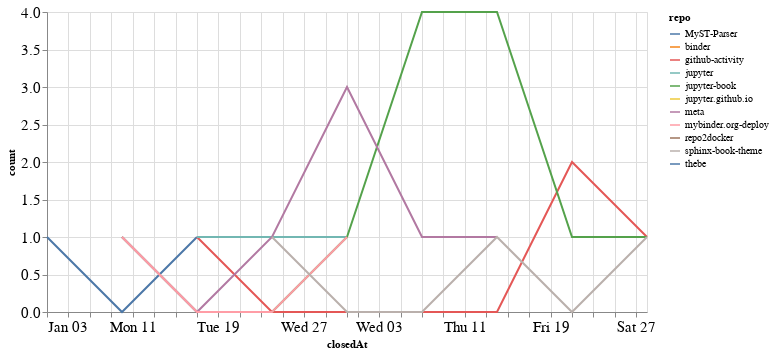

Notebook code cell kept with this figure:
### Code cell
closed_by_time = closed_by.groupby('repo').resample('W', on='closedAt').count()['author'].reset_index()
closed_by_time = closed_by_time.rename(columns={'author': 'count'})

alt.Chart(closed_by_time, width=600).mark_line().encode(
    x='closedAt',
    y='count',
    color='repo',
    tooltip="repo"
)

### Figure 1 — Vega-Lite specification as saved in the notebook (floating-point values rounded to 4 significant figures)
{"config": {"axisLeft": {"labelFontSize": 15}, "axisBottom": {"labelFontSize": 15}}, "data": {"name": "data-5b7968cfcff1cd145bfe731e46706f51"}, "mark": "line", "encoding": {"color": {"type": "nominal", "field": "repo"}, "tooltip": {"type": "nominal", "field": "repo"}, "x": {"type": "temporal", "field": "closedAt"}, "y": {"type": "quantitative", "field": "count"}}, "width": 600, "$schema": "https://vega.github.io/schema/vega-lite/v4.8.1.json", "datasets": {"data-5b7968cfcff1cd145bfe731e46706f51": [{"repo": "MyST-Parser", "closedAt": "2021-01-03T00:00:00", "count": 1}, {"repo": "MyST-Parser", "closedAt": "2021-01-10T00:00:00", "count": 0}, {"repo": "MyST-Parser", "closedAt": "2021-01-17T00:00:00", "count": 1}, {"repo": "binder", "closedAt": "2021-01-31T00:00:00", "count": 1}, {"repo": "github-activity", "closedAt": "2021-01-17T00:00:00", "count": 1}, {"repo": "github-activity", "closedAt": "2021-01-24T00:00:00", "count": 0}, {"repo": "github-activity", "closedAt": "2021-01-31T00:00:00", "count": 0}, {"repo": "github-activity", "closedAt": "2021-02-07T00:00:00", "count": 0}, {"repo": "github-activity", "closedAt": "2021-02-14T00:00:00", "count": 0}, {"repo": "github-activity", "closedAt": "2021-02-21T00:00:00", "count": 2}, {"repo": "github-activity", "closedAt": "2021-02-28T00:00:00", "count": 1}, {"repo": "jupyter", "closedAt": "2021-01-17T00:00:00", "count": 1}, {"repo": "jupyter", "closedAt": "2021-01-24T00:00:00", "count": 1}, {"repo": "jupyter", "closedAt": "2021-01-31T00:00:00", "count": 1}, {"repo": "jupyter-book", "closedAt": "2021-01-10T00:00:00", "count": 1}, {"repo": "jupyter-book", "closedAt": "2021-01-17T00:00:00", "count": 0}, {"repo": "jupyter-book", "closedAt": "2021-01-24T00:00:00", "count": 0}, {"repo": "jupyter-book", "closedAt": "2021-01-31T00:00:00", "count": 1}, {"repo": "jupyter-book", "closedAt": "2021-02-07T00:00:00", "count": 4}, {"repo": "jupyter-book", "closedAt": "2021-02-14T00:00:00", "count": 4}, {"repo": "jupyter-book", "closedAt": "2021-02-21T00:00:00", "count": 1}, {"repo": "jupyter-book", "closedAt": "2021-02-28T00:00:00", "count": 1}, {"repo": "jupyter.github.io", "closedAt": "2021-02-07T00:00:00", "count": 1}, {"repo": "meta", "closedAt": "2021-01-10T00:00:00", "count": 1}, {"repo": "meta", "closedAt": "2021-01-17T00:00:00", "count": 0}, {"repo": "meta", "closedAt": "2021-01-24T00:00:00", "count": 1}, {"repo": "meta", "closedAt": "2021-01-31T00:00:00", "count": 3}, {"repo": "meta", "closedAt": "2021-02-07T00:00:00", "count": 1}, {"repo": "meta", "closedAt": "2021-02-14T00:00:00", "count": 1}, {"repo": "mybinder.org-deploy", "closedAt": "2021-01-10T00:00:00", "count": 1}, {"repo": "mybinder.org-deploy", "closedAt": "2021-01-17T00:00:00", "count": 0}, {"repo": "mybinder.org-deploy", "closedAt": "2021-01-24T00:00:00", "count": 0}, {"repo": "mybinder.org-deploy", "closedAt": "2021-01-31T00:00:00", "count": 1}, {"repo": "repo2docker", "closedAt": "2021-01-24T00:00:00", "count": 1}, {"repo": "sphinx-book-theme", "closedAt": "2021-01-24T00:00:00", "count": 1}, {"repo": "sphinx-book-theme", "closedAt": "2021-01-31T00:00:00", "count": 0}, {"repo": "sphinx-book-theme", "closedAt": "2021-02-07T00:00:00", "count": 0}, {"repo": "sphinx-book-theme", "closedAt": "2021-02-14T00:00:00", "count": 1}, {"repo": "sphinx-book-theme", "closedAt": "2021-02-21T00:00:00", "count": 0}, {"repo": "sphinx-book-theme", "closedAt": "2021-02-28T00:00:00", "count": 1}, {"repo": "thebe", "closedAt": "2021-01-10T00:00:00", "count": 1}]}}
